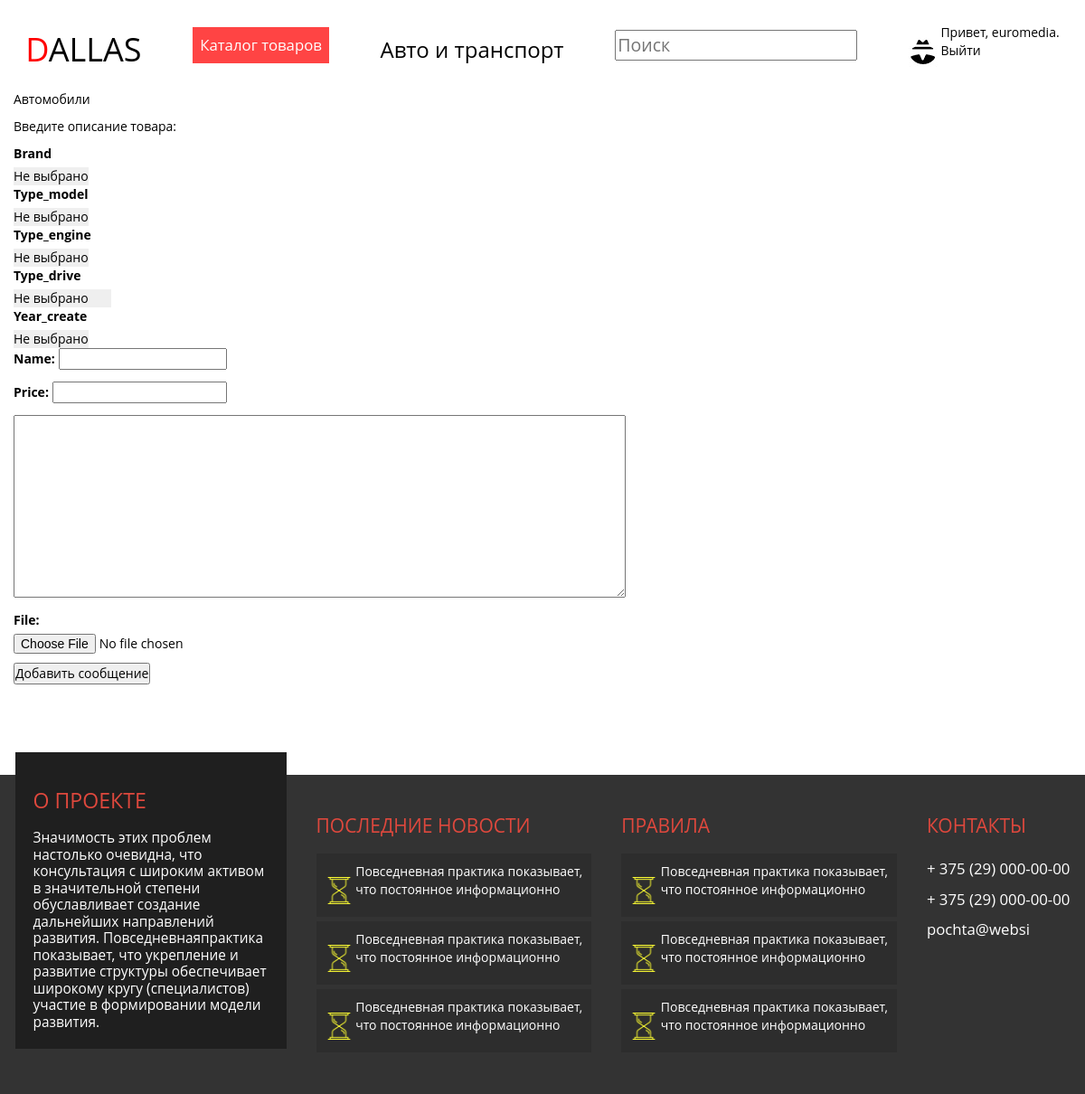
Page /new_entry/ (signed in) on the committed database.
### learning_logs/models.py (models this page shows)
class Topic(models.Model):
	text = models.CharField(max_length=200)
	date_added = models.DateTimeField(auto_now_add=True)
	def __str__(self):
		return self.text

class StatsProductList(models.Model):
	key = models.CharField(max_length=50)
	value = models.CharField(max_length=50)

### learning_logs/views.py (the view, shortened to what this page needs)
# urls.py: url(r'^new_entry/$', views.new_entry, name='new_entry'),
@login_required
def new_entry(request):
	topic = Topic.objects.get(id=1)
	if request.method != 'POST':
		form = EntryForm()
	filters = create_filters_list()
	context = {'topic': topic, 'form': form, 'filters': filters}
	return render(request, 'learning_logs/new_entry.html', context)

### learning_logs/forms.py
class EntryForm(forms.ModelForm):
	class Meta:
		model = Entry
		fields = ['name', 'price', 'text', 'file',]
		labels = {'text': ''}
		widgets = {
			'name': forms.TextInput(),
			'price': forms.NumberInput(),
			'text': forms.Textarea( attrs={'cols': 80} ),
		}

### learning_logs/views.py (called while the page is built)
def create_filters_list():
	filters = StatsProductList.objects.all()
	result = {}
	for key_filter in filters:
		if key_filter.key in result:
			result[key_filter.key].append(key_filter.value)
		else:
			result[key_filter.key] = [key_filter.value]
	return result

### learning_logs/templates/learning_logs/new_entry.html (shortened to what this page needs)
{% extends "learning_logs/base.html" %}
{% block content %}
  	<p>
		<a href="{% url 'learning_logs:topic' topic.id %}">{{ topic }}</a>
  	</p>
  	<p>Введите описание товара:</p>
  	<form action="{% url 'learning_logs:new_entry' %}" method='post' enctype="multipart/form-data">
		<div class="b-items__aside-main-body">
			<div class="b-items__aside-main-body-item">
				{% for key, values  in filters.items %}
				<label> {{ key }} </label>
				<div>
					<select name="{{ key }}" class="m-select">
						<option value="" selected=""> Не выбрано </option>
					</select>
				</div>
				{% endfor %}
			</div>
		</div>
	    {{ form.as_p }}
    	<button name='submit'>Добавить сообщение</button>
  	</form>
{% endblock content %}

### learning_logs/templates/learning_logs/base.html (shortened to what this page needs)
{% load bootstrap3 %}
<!DOCTYPE html>
<html lang="en">
  <head>
    {% load staticfiles %}
    {% bootstrap_css %}
    <link href="{% static 'css/style.css' %}" rel="stylesheet">
    <header>
      <h1> <span style = "color:red">D</span>ALLAS</h1>
      <a class="link_catalog" href="{% url 'learning_logs:index' %}">Каталог товаров</a>
      <a href="/topics/1/">
        <h3>Авто и транспорт</h3>
      </a>
      <form>
        <input type="text" placeholder="Поиск"/>
      </form>
      {% if user.is_authenticated %}
        <div class="sign_in">
          <img src="{% static 'images/sign_in.jpg' %}"/>
          <div class="links">
            <a href="{% url 'learning_logs:account' %}">Привет, {{ user.username }}.</a>
            <a href="{% url 'users:logout' %}"> Выйти</a>
          </div>
        </div>
      {% endif %}
    </header>
        <div class="content">
        {% block content %}{% endblock content %}
        </div>
        <footer>
      <div class="dis_project">
        <h4>О проекте</h4><span>Значимость этих проблем настолько очевидна, что консультация с широким активом в значительной степени обуславливает создание дальнейших направлений развития. Повседневнаяпрактика показывает, что укрепление и развитие структуры обеспечивает широкому кругу (специалистов) участие в формировании модели развития.</span>
      </div>
      <div class="stupid">
        <h4>Последние новости</h4>
        <div class="stupid-text"><img src="{% static 'images/hourglass.png' %}"/>
          <p>Повседневная практика показывает,<br> что постоянное информационно</p>
        </div>
        <div class="stupid-text"><img src="{% static 'images/hourglass.png' %}"/>
          <p>Повседневная практика показывает,<br> что постоянное информационно</p>
        </div>
        <div class="stupid-text"><img src="{% static 'images/hourglass.png' %}"/>
          <p>Повседневная практика показывает,<br> что постоянное информационно</p>
        </div>
      </div>
      <div class="stupid">
        <h4>Правила</h4>
        <div class="stupid-text"><img src="{% static 'images/hourglass.png' %}"/>
          <p>Повседневная практика показывает,<br> что постоянное информационно</p>
        </div>
        <div class="stupid-text"><img src="{% static 'images/hourglass.png' %}"/>
          <p>Повседневная практика показывает,<br> что постоянное информационно</p>
        </div>
        <div class="stupid-text"><img src="{% static 'images/hourglass.png' %}"/>
          <p>Повседневная практика показывает,<br> что постоянное информационно</p>
        </div>
      </div>
      <div class="contact">
        <h4>Контакты</h4><a href="tel:+ 375 (29) 000-00-00 ">+ 375 (29) 000-00-00</a><a href="tel:+ 375 (29) 000-00-00 ">+ 375 (29) 000-00-00</a><a href="pochta@websi">pochta@websi</a>
      </div>
    </footer>
  </body>
</html>

### learning_logs/static/css/style.css (style rules this page uses)
body, html { margin: 0; }
a, button { cursor: pointer; }
img { max-width: 100%; max-height: 100%; }
select { border: none; -moz-appearance: none; -webkit-appearance: none; border: none; outline: none; }
* { margin: 0; padding: 0; text-decoration: none; color: black; font-family: 'Open Sans', 'PT Sans', "HelveticaNeueCyr", Arial, Helvetica, sans-serif; outline: 0 !important; }
a { color: #000; text-decoration: none; }
.content { width: 1170px; margin: 0 auto; }
header { display: flex; justify-content: space-around; align-items: center; height: 100px; }
header .link_catalog { background-color: #F44; color: white; font-size: 1.2em; padding: 8px; }
header form input { padding: 1px; font-size: 1.4em; }
header .sign_in .links { display: inline-block; }
header .sign_in .links a { display: block; }
footer { display: flex; justify-content: space-around; align-items: flex-start; background-color: #333; width: 100%; margin-top: 100px; padding: 25px 0 0px; }
footer p, footer a, footer span { color: white; display: block; }
footer .stupid .stupid-text { background-color: #2D2D2D; padding: 10px; margin: 5px 0; }
footer .stupid .stupid-text img { height: 30px; }
footer .stupid .stupid-text p { display: inline-block; }
footer .dis_project { width: 25%; line-height: 1.2em; font-size: 1.1em; background-color: #1F1F1F; padding: 20px; position: relative; top: -50px; }
footer h4 { color: #de483d; font-size: 1.5em; line-height: 2em; text-transform: uppercase; }
footer .contact a { font-size: 1.2em; line-height: 2em; }

### rows in the picture
Topic: text "Автомобили"
StatsProductList: filters "Brand"
StatsProductList: filters "Type_model"
StatsProductList: filters "Type_engine"
StatsProductList: filters "Type_drive"
StatsProductList: filters "Year_create"

### other values in the picture
{{ user.username }} "euromedia"
